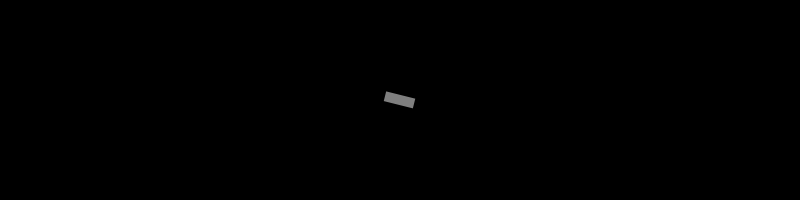
Frame 1 (no input)
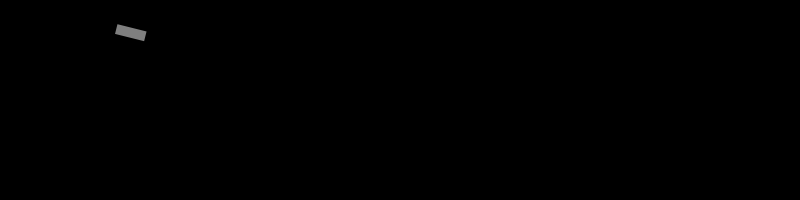
Frame 60 (the mouse pressed at the canvas centre just before this capture)
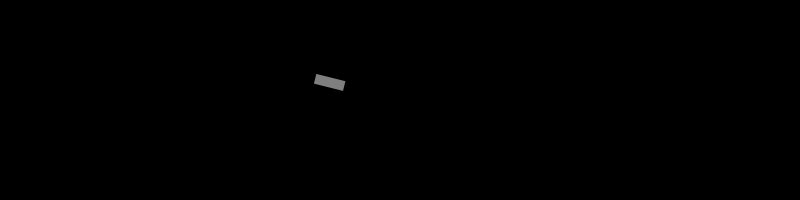
Frame 120 (the mouse held since frame 60 and released just before this capture)

The Processing sketch that drew these frames (run headless with seeded random() and noise(); from frame 60 on, the mouse is pressed at the canvas centre):

// Processing sketch: pointingToVelocity
// ── pointingToVelocity.pde
//Hola Mover! de nuevo por aqui...
Mover mover;

void setup() {
  size(800,200);
  smooth();
  //creamos un nuevo mover :)
  mover = new Mover(); 
}

void draw() {
  background(0);
  //lo de siempre. update, check, display
  mover.update();
  mover.checkEdges();
  mover.display(); 
}



// ── Mover.pde
class Mover {

  //los vectores con los que venimos desde el comienzo del curso: location, velocity, acceleration
  PVector location;
  PVector velocity;
  PVector acceleration;
  //topSpeed. Recuerdan el metodo limit() de los vectores? vamos a hacer que la aceleracion
  //pueda llegar a un limite pero que no se vaya de mambo...
  float topSpeed;

  Mover() {
    location = new PVector(width/2, height/2);
    velocity = new PVector(0, 0);
    topSpeed = 5;
  }

  void update() {

    //creamos un vector que se encuentra en la posicion del mouse
    PVector mouse = new PVector(mouseX, mouseY);
    //creamos un vector llamado dir, que es la resta entre la posicion del mouse
    //y la posicion del objeto
    PVector dir = PVector.sub(mouse, location);
    //lo normalizamos, para obtener un vector unitario: de 1...es decir, solamente tenemos
    //a donde esta apunrando
    dir.normalize();
    //lo multiplicamos por .5 para acelerarlo: 1 x .5
    dir.mult(0.5);
    //hacemos que dir sea la aceleracion
    acceleration = dir;
    //la aceleracion se le agrega a la velocidad
    velocity.add(acceleration);
    //la velocidad la limitamos, para que no crezca a mas de topSpeed
    velocity.limit(topSpeed);
    //a location le agregamos la velocidad...
    location.add(velocity);
  }

  void display() {
    //theta. Generalmente utilizamos este nombre de variable cuando necesitamos laburar
   //con angulos. hablemos algo de heading2D 
    float theta = velocity.heading2D();
    noStroke();
    fill(127);
    pushMatrix();
    rectMode(CENTER);
    translate(location.x, location.y);
    //rotamos en theta
    rotate(theta);
    rect(0, 0, 30, 10);
    popMatrix();
  }

  void checkEdges() {

    if (location.x > width) {
      location.x = 0;
    } 
    else if (location.x < 0) {
      location.x = width;
    }

    if (location.y > height) {
      location.y = 0;
    } 
    else if (location.y < 0) {
      location.y = height;
    }
  }
}
